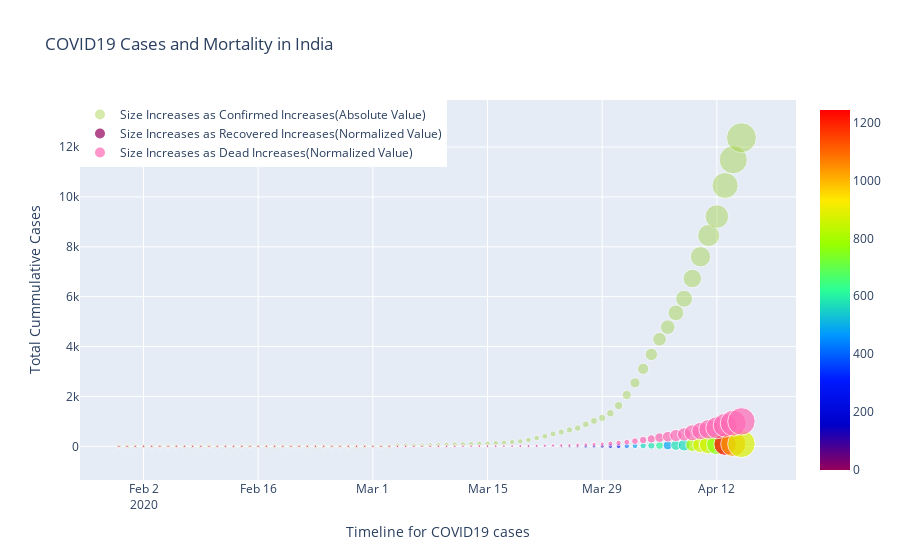

Notebook source saved alongside this figure:
### Markdown cell above
# Plotting with bubble chart to plot multiple variables

### Code cell
trace0 = go.Scatter(x = df.DATE,
                    y = df.Total_conf,
                    mode='markers',
                    marker = {'size':5 + (df.Total_conf/df.Total_conf.max())*25,
                             'color':'yellowgreen',
                             'colorscale':'PiYG',
                             'opacity':0.4,
                             'showscale':False},
                    showlegend=True,
                   name = 'Size Increases as Confirmed Increases(Absolute Value)')

trace1 = go.Scatter(x = df.DATE,
                    y = (df.Total_conf/df.Total_conf.max())*100,
                    mode='markers',
                    marker = {'size':(0.1 + df.Total_recov/df.Total_recov.max())*25,
                             'color':df.Daily_Confi,
                            'colorscale':'Rainbow',
                            'showscale':True},
                    showlegend=True,
                   name = 'Size Increases as Recovered Increases(Normalized Value)')

trace2 = go.Scatter(x = df.DATE,
                    y = (df.Total_conf/df.Total_conf.max())*1000,
                    mode='markers',
                    marker = {'size':(0.1 + df.Total_dead/df.Total_dead.max())*25,
                             'color':'hotpink',
                            'colorscale':'Twilight',
                            'showscale':False},
                    showlegend=True,
                   name = 'Size Increases as Dead Increases(Normalized Value)')

layout = {'title':'COVID19 Cases and Mortality in India',
         'xaxis':{'title':'Timeline for COVID19 cases',
                  'zeroline':False},
         'yaxis':{'title':'Total Cummulative Cases',
                  'zeroline':False},
         'legend':{'orientation':'v',
                   'itemsizing': 'constant',
                  'x':0,'y':1
                  },
          'hoverlabel':{'bgcolor':'white',
                       'font_size':16,
                       'font_family':'Rockwell',
                       'namelength':-1},
          'hovermode':'x unified'
         }
data = [trace0,trace1,trace2]

iplot({'data':data,'layout':layout})
